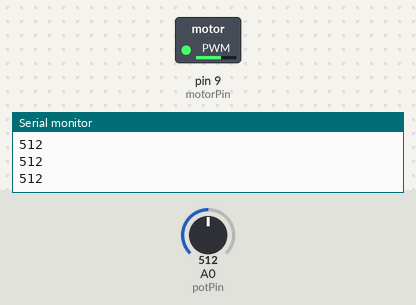
Bench run of a sketch on a simulated Arduino Uno, built with avr-gcc and run on an emulated ATmega328P. On the bench: switched loads named in the sketch (green lamp = pin HIGH), the last lines printed to the serial monitor. The test bench sets the inputs (shaded band); at power-on: A0 (potPin) = 512.

Above: at 1.2 s.
1.3 s: A0 (potPin) set to 716
At 2.1 s:
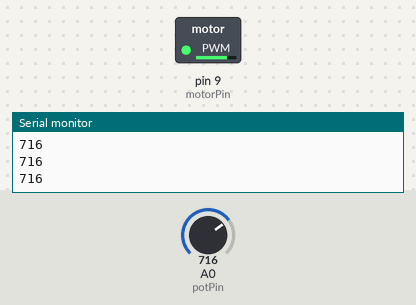
2.8 s: A0 (potPin) set to 306
At 3.7 s:
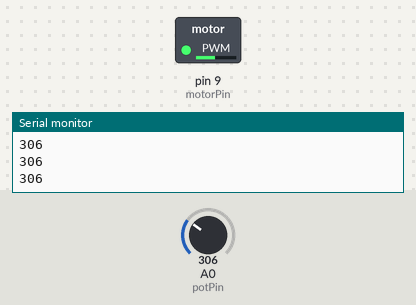
4.3 s: A0 (potPin) set to 0
At 5.2 s:
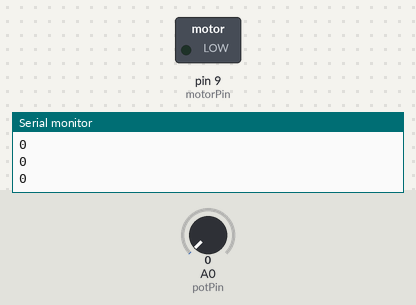
Timing chart, 0 to 7.3 s (numbered marks = the images above; inputs shaded):
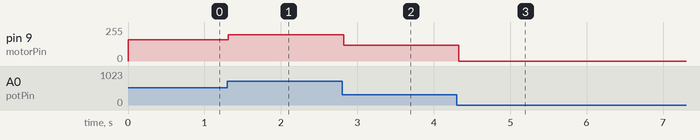

The sketch:

Project09.ino
```cpp
int potPin=A0,motorPin=9,potValue;

void setup() {
  // put your setup code here, to run once:
  //pinMode(potPin,INPUT);
  pinMode(motorPin,OUTPUT);
  Serial.begin(9600);
}

void loop() {
  // put your main code here, to run repeatedly:
  potValue=analogRead(potPin);
  analogWrite(motorPin,(potValue>1)?map(potValue,5,1023,64,255):0);
  Serial.println(potValue);
  delay(50);
}
```

Measured:
- after the input at 1.3 s, pin 9 (motorPin): 159/255 → 197/255 at once
- after the input at 2.8 s, pin 9 (motorPin): 197/255 → 120/255 at once
- after the input at 4.3 s, pin 9 (motorPin): 120/255 → 0/255 at once
